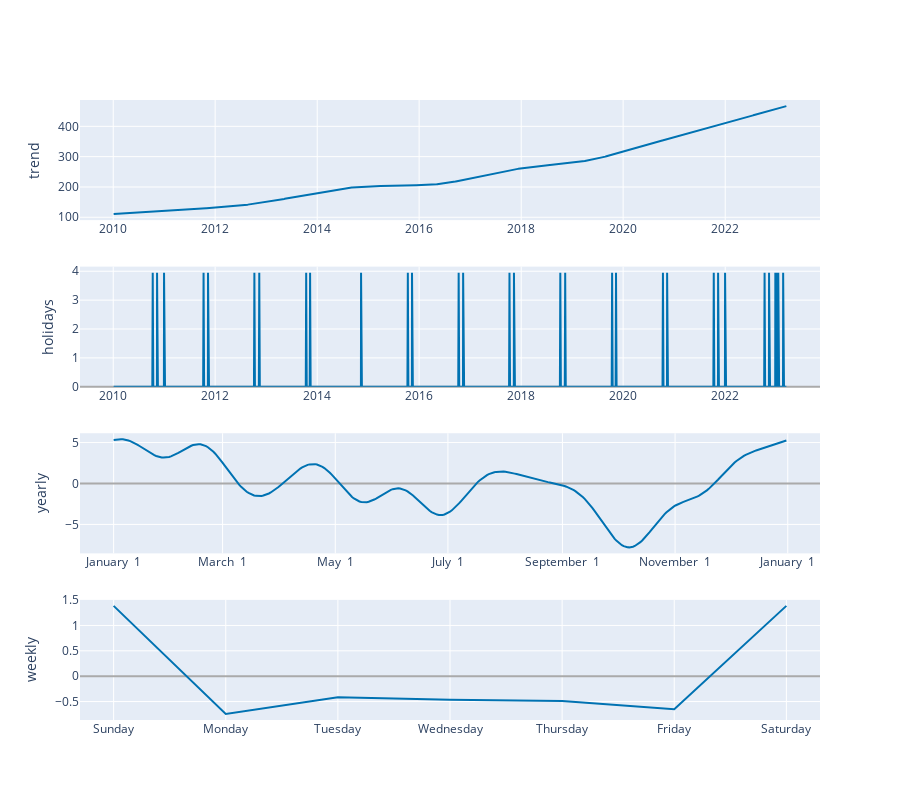

Here is the notebook cell this chart was saved with:
### Code cell
# Python
plot_components_plotly(m, forecast)

### Figure 1 — Plotly figure (JSON) as saved in the notebook; plotly's stock layout.template omitted (floating-point values rounded to 4 significant figures; data arrays with more than 128 entries replaced by an {"elided": "..."} marker saying what was removed)
{"data": [{"line": {"color": "#0072B2", "width": 2}, "mode": "lines", "name": "trend", "type": "scatter", "x": {"elided": "3353 str values"}, "xaxis": "x", "y": {"elided": "3353 float values"}, "yaxis": "y"}, {"line": {"color": "rgba(0, 114, 178, 0.2)", "width": 0}, "mode": "lines", "name": "trend_upper", "type": "scatter", "x": {"elided": "3353 str values"}, "xaxis": "x", "y": {"elided": "3353 float values"}, "yaxis": "y"}, {"fill": "tonexty", "fillcolor": "rgba(0, 114, 178, 0.2)", "line": {"color": "rgba(0, 114, 178, 0.2)", "width": 0}, "mode": "lines", "name": "trend_lower", "type": "scatter", "x": {"elided": "3353 str values"}, "xaxis": "x", "y": {"elided": "3353 float values"}, "yaxis": "y"}, {"line": {"color": "#0072B2", "width": 2}, "mode": "lines", "name": "holidays", "text": {"elided": "3353 str values"}, "type": "scatter", "x": {"elided": "3353 str values"}, "xaxis": "x2", "y": {"elided": "3353 float values"}, "yaxis": "y2"}, {"line": {"color": "#0072B2", "width": 2}, "mode": "lines", "name": "yearly", "type": "scatter", "x": {"elided": "365 str values"}, "xaxis": "x3", "y": {"elided": "365 float values"}, "yaxis": "y3"}, {"line": {"color": "#0072B2", "width": 2}, "mode": "lines", "name": "weekly", "type": "scatter", "x": ["2017-01-01T00:00:00", "2017-01-02T00:00:00", "2017-01-03T00:00:00", "2017-01-04T00:00:00", "2017-01-05T00:00:00", "2017-01-06T00:00:00", "2017-01-07T00:00:00"], "xaxis": "x4", "y": [1.386, -0.7454, -0.4177, -0.4657, -0.4907, -0.6529, 1.386], "yaxis": "y4"}], "layout": {"height": 800, "showlegend": false, "width": 900, "xaxis": {"anchor": "y", "domain": [0, 1], "range": ["2009-05-08T02:24:00", "2023-11-10T21:36:00"], "type": "date"}, "xaxis2": {"anchor": "y2", "domain": [0, 1], "range": ["2009-05-08T02:24:00", "2023-11-10T21:36:00"], "type": "date"}, "xaxis3": {"anchor": "y3", "domain": [0, 1], "range": ["2016-12-13T18:54:02.958904115", "2018-01-18T11:04:57.863013581"], "tickformat": "%B %e", "type": "date"}, "xaxis4": {"anchor": "y4", "domain": [0, 1], "range": ["2016-12-31T16:48:00", "2017-01-07T07:12:00"], "tickformat": "%A", "type": "date"}, "yaxis": {"anchor": "x", "domain": [0.8063, 1], "rangemode": "normal", "title": {"text": "trend"}, "zerolinecolor": "#AAA"}, "yaxis2": {"anchor": "x2", "domain": [0.5375, 0.7312], "rangemode": "tozero", "title": {"text": "holidays"}, "zerolinecolor": "#AAA"}, "yaxis3": {"anchor": "x3", "domain": [0.2687, 0.4625], "title": {"text": "yearly"}, "zerolinecolor": "#AAA"}, "yaxis4": {"anchor": "x4", "domain": [0, 0.1938], "title": {"text": "weekly"}, "zerolinecolor": "#AAA"}}}
